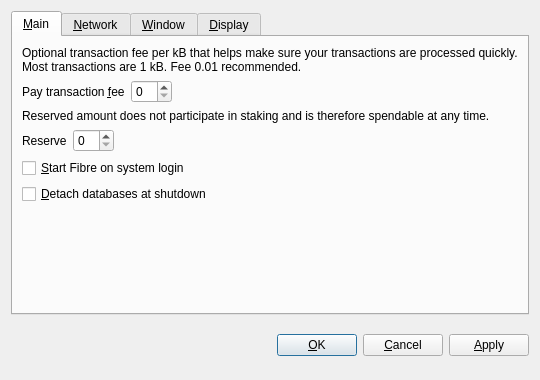
<?xml version="1.0" encoding="UTF-8"?>
<ui version="4.0">
 <class>OptionsDialog</class>
 <widget class="QDialog" name="OptionsDialog">
  <property name="geometry">
   <rect>
    <x>0</x>
    <y>0</y>
    <width>540</width>
    <height>380</height>
   </rect>
  </property>
  <property name="windowTitle">
   <string>Options</string>
  </property>
  <property name="styleSheet">
   <string notr="true">QProgressBar {
        background-color: #333333;
        border-radius: 6px;
        text-align: center;
        color: white;
}

QProgressBar::chunk {
        background: QLinearGradient(x1: 0, y1: 0, x2: 1, y2: 0, stop: 0 #e86941, stop: 1 #e8694f);
        border-radius: 6px; margin: 0px;
}

QScrollArea {
        border-radius: 6px;
        border-width: 0;
        border-style: none;
        padding: 8px;
        background-color: #111;
        color: white;
}

QSpinBox {
        border-radius: 4px;
        border-width: 0;
        border-style: none;
        padding: 8px;
        background-color: #111;
        color: white;
}

QCheckBox {
        border-radius: 4px;
        border-width: 0;
        border-style: none;
        padding: 8px;
        background-color: #111;
        color: white;
}
QVBoxLayout {
        border-radius: 6px;
        border-width: 0;
        border-style: none;
        padding: 8px;
        background-color: #111;
        color: white;
}

QDialog, QMainWindow, QFrame {
	color: white;
	background-color: #333333;
	border: none;
}

QMenu {
	background-color: #333333; color: white;
}

QLabel {
	background-color: transparent;
}

QCheckBox {
    color: white;
}

QFrame#central { background-color: #333333; border: none }
QFrame#frame, QFrame#frame_2, QFrame#frame_3 {
	background-color: #333333;
	border-style: plain;
	border-width: 20px;
	border-radius: 20px;
	border-color: #111;
	min-width: 10em;
	padding: 6px;
}
QLabel[openExternalLinks=true], QHeaderView { color: #aaaaaa }
QLabel[openExternalLinks=false] { color: white; font-weight: normal }
QPushButton, QToolButton {
	border: 4px solid #111;
	border-radius: 12px;
	background-color: #111;
	color: white;
	padding: 6px;
	margin: 6px;
}
QPushButton:pressed, QToolButton:checked {
	color: #e86941;
}
QPushButton:pressed, QToolButton:pressed {
	border-color: #e86941;
	color: #aaaaaa;
}
QPushButton:disabled, QToolButton:disabled {
	color: #444;
	background-color: #222;
}


#scrollAreaWidgetContents QToolButton {
	border-radius: 8px;
	border-width: 0px;
}

/* the background-color is overridden to transparent for mac os x 
   due to the entire toolbar area not being drawable in a regular
   QMainWindow
*/
QToolBar { background: #333333; border: 0px solid black; padding: 3px; }

QToolBar::handle { image: url(handle.png); }
QStatusBar { background: #333333; }
QMenuBar { background: #333333; }
QMenuBar::item { background: #333333; color: white; }

#scrollAreaWidgetContents { background: #222 }
#scrollAreaWidgetContents &gt; QFrame { background-color: #222; border-width: 0px; border-style: none; }

QLineEdit {
	border-radius: 6px;
	border-width: 2px;
	border-color: #222;
	padding: 8px;
	background-color: #111;
	color: white;
}

QComboBox {
	border-radius: 6px;
	border-width: 0;
	border-style: none;
	padding: 8px;
	background-color: #111;
	color: white;
}

QComboBox::drop-down {
	border-width: 0;
	border-style: none;
	background-color: #111;
	color: white;
}

QTableView {
	background: #111;
	color: white;
	border-style: none;
	selection-background-color: #aaaaaa;
    alternate-background-color: #222;
	selection-color: #111;
	border: 0px solid black;
}

QHeaderView { color: #aaaaaa; background-color: #111; background-image: none; }
QHeaderView::section { color: #aaaaaa; background-color: #222; }
QHeaderView::section:checked { background-color: #111; }

QTabWidget {
	background: #111;
}

 QTabWidget::pane {
     border-top: 2px solid #111;
     border: 4px solid #111;
     border-bottom-left-radius: 8px;
     border-bottom-right-radius: 8px;
     border-top-right-radius: 8px;
	background: #111;
 }

 QTabWidget::tab-bar {
     left: 5px; /* move to the right by 5px */
 }

 /* Style the tab using the tab sub-control. Note that
     it reads QTabBar _not_ QTabWidget */
 QTabBar::tab {
     background: #111;
     border: 4px solid #222;
     border-bottom-color: #111; /* same as the pane color */
     border-top-left-radius: 4px;
     border-top-right-radius: 4px;
     min-width: 8ex;
     padding: 4px;
     color: #888;
 }

 QTabBar::tab:selected, QTabBar::tab:hover {
     color: #aaaaaa
 }

 QTabBar::tab:selected {
     border-color: #111; /* same as pane color */
     border-top-color: #aaaaaa;
 }

 QTabBar::tab:!selected {
     margin-top: 2px; /* make non-selected tabs look smaller */
 }

 /* make use of negative margins for overlapping tabs */
 QTabBar::tab:selected {
     /* expand/overlap to the left and right by 4px */
     margin-left: -4px;
     margin-right: -4px;
 }

 QTabBar::tab:first:selected {
     margin-left: 0; /* the first selected tab has nothing to overlap with on the left */
 }

 QTabBar::tab:last:selected {
     margin-right: 0; /* the last selected tab has nothing to overlap with on the right */
 }

 QTabBar::tab:only-one {
     margin: 0; /* if there is only one tab, we don't want overlapping margins */
 }


</string>
  </property>
  <property name="modal">
   <bool>true</bool>
  </property>
  <layout class="QVBoxLayout" name="verticalLayout">
   <item>
    <widget class="QTabWidget" name="tabWidget">
     <property name="autoFillBackground">
      <bool>false</bool>
     </property>
     <property name="styleSheet">
      <string notr="true"/>
     </property>
     <property name="tabPosition">
      <enum>QTabWidget::North</enum>
     </property>
     <property name="currentIndex">
      <number>0</number>
     </property>
     <widget class="QWidget" name="tabMain">
      <attribute name="title">
       <string>&amp;Main</string>
      </attribute>
      <layout class="QVBoxLayout" name="verticalLayout_Main">
       <item>
        <widget class="QLabel" name="transactionFeeInfoLabel">
         <property name="text">
          <string>Optional transaction fee per kB that helps make sure your transactions are processed quickly. Most transactions are 1 kB. Fee 0.01 recommended.</string>
         </property>
         <property name="textFormat">
          <enum>Qt::PlainText</enum>
         </property>
         <property name="wordWrap">
          <bool>true</bool>
         </property>
        </widget>
       </item>
       <item>
        <layout class="QHBoxLayout" name="horizontalLayoutFee">
         <item>
          <widget class="QLabel" name="transactionFeeLabel">
           <property name="text">
            <string>Pay transaction &amp;fee</string>
           </property>
           <property name="textFormat">
            <enum>Qt::PlainText</enum>
           </property>
           <property name="buddy">
            <cstring>transactionFee</cstring>
           </property>
          </widget>
         </item>
         <item>
          <widget class="BitcoinAmountField" name="transactionFee"/>
         </item>
         <item>
          <spacer name="horizontalSpacerFee">
           <property name="orientation">
            <enum>Qt::Horizontal</enum>
           </property>
           <property name="sizeHint" stdset="0">
            <size>
             <width>40</width>
             <height>20</height>
            </size>
           </property>
          </spacer>
         </item>
        </layout>
       </item>
       <item>
        <widget class="QLabel" name="reserveBalanceInfoLabel">
         <property name="text">
          <string>Reserved amount does not participate in staking and is therefore spendable at any time.</string>
         </property>
         <property name="textFormat">
          <enum>Qt::PlainText</enum>
         </property>
         <property name="wordWrap">
          <bool>true</bool>
         </property>
        </widget>
       </item>
       <item>
        <layout class="QHBoxLayout" name="horizontalLayoutReserveBalance">
         <item>
          <widget class="QLabel" name="reserveBalanceLabel">
           <property name="text">
            <string>Reserve</string>
           </property>
           <property name="textFormat">
            <enum>Qt::PlainText</enum>
           </property>
           <property name="buddy">
            <cstring>reserveBalance</cstring>
           </property>
          </widget>
         </item>
         <item>
          <widget class="BitcoinAmountField" name="reserveBalance"/>
         </item>
         <item>
          <spacer name="horizontalSpacerReserveBalance">
           <property name="orientation">
            <enum>Qt::Horizontal</enum>
           </property>
           <property name="sizeHint" stdset="0">
            <size>
             <width>40</width>
             <height>20</height>
            </size>
           </property>
          </spacer>
         </item>
        </layout>
       </item>
       <item>
        <widget class="QCheckBox" name="bitcoinAtStartup">
         <property name="toolTip">
          <string>Automatically start Fibre after logging in to the system.</string>
         </property>
         <property name="text">
          <string>&amp;Start Fibre on system login</string>
         </property>
        </widget>
       </item>
       <item>
        <widget class="QCheckBox" name="detachDatabases">
         <property name="toolTip">
          <string>Detach block and address databases at shutdown. This means they can be moved to another data directory, but it slows down shutdown. The wallet is always detached.</string>
         </property>
         <property name="text">
          <string>&amp;Detach databases at shutdown</string>
         </property>
        </widget>
       </item>
       <item>
        <spacer name="verticalSpacer_Main">
         <property name="orientation">
          <enum>Qt::Vertical</enum>
         </property>
         <property name="sizeHint" stdset="0">
          <size>
           <width>20</width>
           <height>40</height>
          </size>
         </property>
        </spacer>
       </item>
      </layout>
     </widget>
     <widget class="QWidget" name="tabNetwork">
      <attribute name="title">
       <string>&amp;Network</string>
      </attribute>
      <layout class="QVBoxLayout" name="verticalLayout_Network">
       <item>
        <widget class="QCheckBox" name="mapPortUpnp">
         <property name="toolTip">
          <string>Automatically open the Fibre client port on the router. This only works when your router supports UPnP and it is enabled.</string>
         </property>
         <property name="text">
          <string>Map port using &amp;UPnP</string>
         </property>
        </widget>
       </item>
       <item>
        <widget class="QCheckBox" name="connectSocks">
         <property name="toolTip">
          <string>Connect to the Fibre network through a SOCKS proxy (e.g. when connecting through Tor).</string>
         </property>
         <property name="text">
          <string>&amp;Connect through SOCKS proxy:</string>
         </property>
        </widget>
       </item>
       <item>
        <layout class="QHBoxLayout" name="horizontalLayout_Network">
         <item>
          <widget class="QLabel" name="proxyIpLabel">
           <property name="text">
            <string>Proxy &amp;IP:</string>
           </property>
           <property name="textFormat">
            <enum>Qt::PlainText</enum>
           </property>
           <property name="buddy">
            <cstring>proxyIp</cstring>
           </property>
          </widget>
         </item>
         <item>
          <widget class="QValidatedLineEdit" name="proxyIp">
           <property name="maximumSize">
            <size>
             <width>140</width>
             <height>16777215</height>
            </size>
           </property>
           <property name="toolTip">
            <string>IP address of the proxy (e.g. 127.0.0.1)</string>
           </property>
          </widget>
         </item>
         <item>
          <widget class="QLabel" name="proxyPortLabel">
           <property name="text">
            <string>&amp;Port:</string>
           </property>
           <property name="textFormat">
            <enum>Qt::PlainText</enum>
           </property>
           <property name="buddy">
            <cstring>proxyPort</cstring>
           </property>
          </widget>
         </item>
         <item>
          <widget class="QLineEdit" name="proxyPort">
           <property name="maximumSize">
            <size>
             <width>55</width>
             <height>16777215</height>
            </size>
           </property>
           <property name="toolTip">
            <string>Port of the proxy (e.g. 9050)</string>
           </property>
          </widget>
         </item>
         <item>
          <widget class="QLabel" name="socksVersionLabel">
           <property name="text">
            <string>SOCKS &amp;Version:</string>
           </property>
           <property name="textFormat">
            <enum>Qt::PlainText</enum>
           </property>
           <property name="buddy">
            <cstring>socksVersion</cstring>
           </property>
          </widget>
         </item>
         <item>
          <widget class="QValueComboBox" name="socksVersion">
           <property name="toolTip">
            <string>SOCKS version of the proxy (e.g. 5)</string>
           </property>
          </widget>
         </item>
         <item>
          <spacer name="horizontalSpacer_Network">
           <property name="orientation">
            <enum>Qt::Horizontal</enum>
           </property>
           <property name="sizeHint" stdset="0">
            <size>
             <width>40</width>
             <height>20</height>
            </size>
           </property>
          </spacer>
         </item>
        </layout>
       </item>
       <item>
        <widget class="QCheckBox" name="connectFibreDark">
         <property name="text">
          <string>Communicate over FibreDark network (Tor) Requires wallet restart!</string>
         </property>
         <property name="checked">
          <bool>false</bool>
         </property>
        </widget>
       </item>
       <item>
        <spacer name="verticalSpacer_Network">
         <property name="orientation">
          <enum>Qt::Vertical</enum>
         </property>
         <property name="sizeHint" stdset="0">
          <size>
           <width>20</width>
           <height>40</height>
          </size>
         </property>
        </spacer>
       </item>
      </layout>
     </widget>
     <widget class="QWidget" name="tabWindow">
      <attribute name="title">
       <string>&amp;Window</string>
      </attribute>
      <layout class="QVBoxLayout" name="verticalLayout_Window">
       <item>
        <widget class="QCheckBox" name="minimizeToTray">
         <property name="toolTip">
          <string>Show only a tray icon after minimizing the window.</string>
         </property>
         <property name="text">
          <string>&amp;Minimize to the tray instead of the taskbar</string>
         </property>
        </widget>
       </item>
       <item>
        <widget class="QCheckBox" name="minimizeOnClose">
         <property name="toolTip">
          <string>Minimize instead of exit the application when the window is closed. When this option is enabled, the application will be closed only after selecting Quit in the menu.</string>
         </property>
         <property name="text">
          <string>M&amp;inimize on close</string>
         </property>
        </widget>
       </item>
       <item>
        <spacer name="verticalSpacer_Window">
         <property name="orientation">
          <enum>Qt::Vertical</enum>
         </property>
         <property name="sizeHint" stdset="0">
          <size>
           <width>20</width>
           <height>40</height>
          </size>
         </property>
        </spacer>
       </item>
      </layout>
     </widget>
     <widget class="QWidget" name="tabDisplay">
      <attribute name="title">
       <string>&amp;Display</string>
      </attribute>
      <layout class="QVBoxLayout" name="verticalLayout_Display">
       <item>
        <layout class="QHBoxLayout" name="horizontalLayout_1_Display">
         <item>
          <widget class="QLabel" name="langLabel">
           <property name="text">
            <string>User Interface &amp;language:</string>
           </property>
           <property name="textFormat">
            <enum>Qt::PlainText</enum>
           </property>
           <property name="buddy">
            <cstring>lang</cstring>
           </property>
          </widget>
         </item>
         <item>
          <widget class="QValueComboBox" name="lang">
           <property name="toolTip">
            <string>The user interface language can be set here. This setting will take effect after restarting Fibre.</string>
           </property>
          </widget>
         </item>
        </layout>
       </item>
       <item>
        <layout class="QHBoxLayout" name="horizontalLayout_2_Display">
         <item>
          <widget class="QLabel" name="unitLabel">
           <property name="text">
            <string>&amp;Unit to show amounts in:</string>
           </property>
           <property name="textFormat">
            <enum>Qt::PlainText</enum>
           </property>
           <property name="buddy">
            <cstring>unit</cstring>
           </property>
          </widget>
         </item>
         <item>
          <widget class="QValueComboBox" name="unit">
           <property name="toolTip">
            <string>Choose the default subdivision unit to show in the interface and when sending coins.</string>
           </property>
          </widget>
         </item>
        </layout>
       </item>
       <item>
        <widget class="QCheckBox" name="displayAddresses">
         <property name="toolTip">
          <string>Whether to show Fibre addresses in the transaction list or not.</string>
         </property>
         <property name="text">
          <string>&amp;Display addresses in transaction list</string>
         </property>
        </widget>
       </item>
       <item>
        <widget class="QCheckBox" name="coinControlFeatures">
         <property name="toolTip">
          <string>Whether to show coin control features or not.</string>
         </property>
         <property name="text">
          <string>Display coin &amp;control features (experts only!)</string>
         </property>
        </widget>
       </item>
       <item>
        <spacer name="verticalSpacer_Display">
         <property name="orientation">
          <enum>Qt::Vertical</enum>
         </property>
         <property name="sizeHint" stdset="0">
          <size>
           <width>20</width>
           <height>40</height>
          </size>
         </property>
        </spacer>
       </item>
      </layout>
     </widget>
    </widget>
   </item>
   <item>
    <layout class="QHBoxLayout" name="horizontalLayout_Buttons">
     <item>
      <spacer name="horizontalSpacer_1">
       <property name="orientation">
        <enum>Qt::Horizontal</enum>
       </property>
       <property name="sizeHint" stdset="0">
        <size>
         <width>40</width>
         <height>48</height>
        </size>
       </property>
      </spacer>
     </item>
     <item>
      <widget class="QLabel" name="statusLabel">
       <property name="font">
        <font>
         <weight>50</weight>
         <bold>false</bold>
        </font>
       </property>
       <property name="text">
        <string/>
       </property>
       <property name="textFormat">
        <enum>Qt::PlainText</enum>
       </property>
       <property name="wordWrap">
        <bool>true</bool>
       </property>
      </widget>
     </item>
     <item>
      <spacer name="horizontalSpacer_2">
       <property name="orientation">
        <enum>Qt::Horizontal</enum>
       </property>
       <property name="sizeHint" stdset="0">
        <size>
         <width>40</width>
         <height>48</height>
        </size>
       </property>
      </spacer>
     </item>
     <item>
      <widget class="QPushButton" name="okButton">
       <property name="text">
        <string>&amp;OK</string>
       </property>
      </widget>
     </item>
     <item>
      <widget class="QPushButton" name="cancelButton">
       <property name="text">
        <string>&amp;Cancel</string>
       </property>
       <property name="autoDefault">
        <bool>false</bool>
       </property>
      </widget>
     </item>
     <item>
      <widget class="QPushButton" name="applyButton">
       <property name="text">
        <string>&amp;Apply</string>
       </property>
       <property name="autoDefault">
        <bool>false</bool>
       </property>
      </widget>
     </item>
    </layout>
   </item>
  </layout>
 </widget>
 <customwidgets>
  <customwidget>
   <class>QValidatedLineEdit</class>
   <extends>QLineEdit</extends>
   <header>qvalidatedlineedit.h</header>
  </customwidget>
  <customwidget>
   <class>BitcoinAmountField</class>
   <extends>QSpinBox</extends>
   <header>bitcoinamountfield.h</header>
   <container>1</container>
  </customwidget>
  <customwidget>
   <class>QValueComboBox</class>
   <extends>QComboBox</extends>
   <header>qvaluecombobox.h</header>
  </customwidget>
 </customwidgets>
 <resources/>
 <connections/>
</ui>
